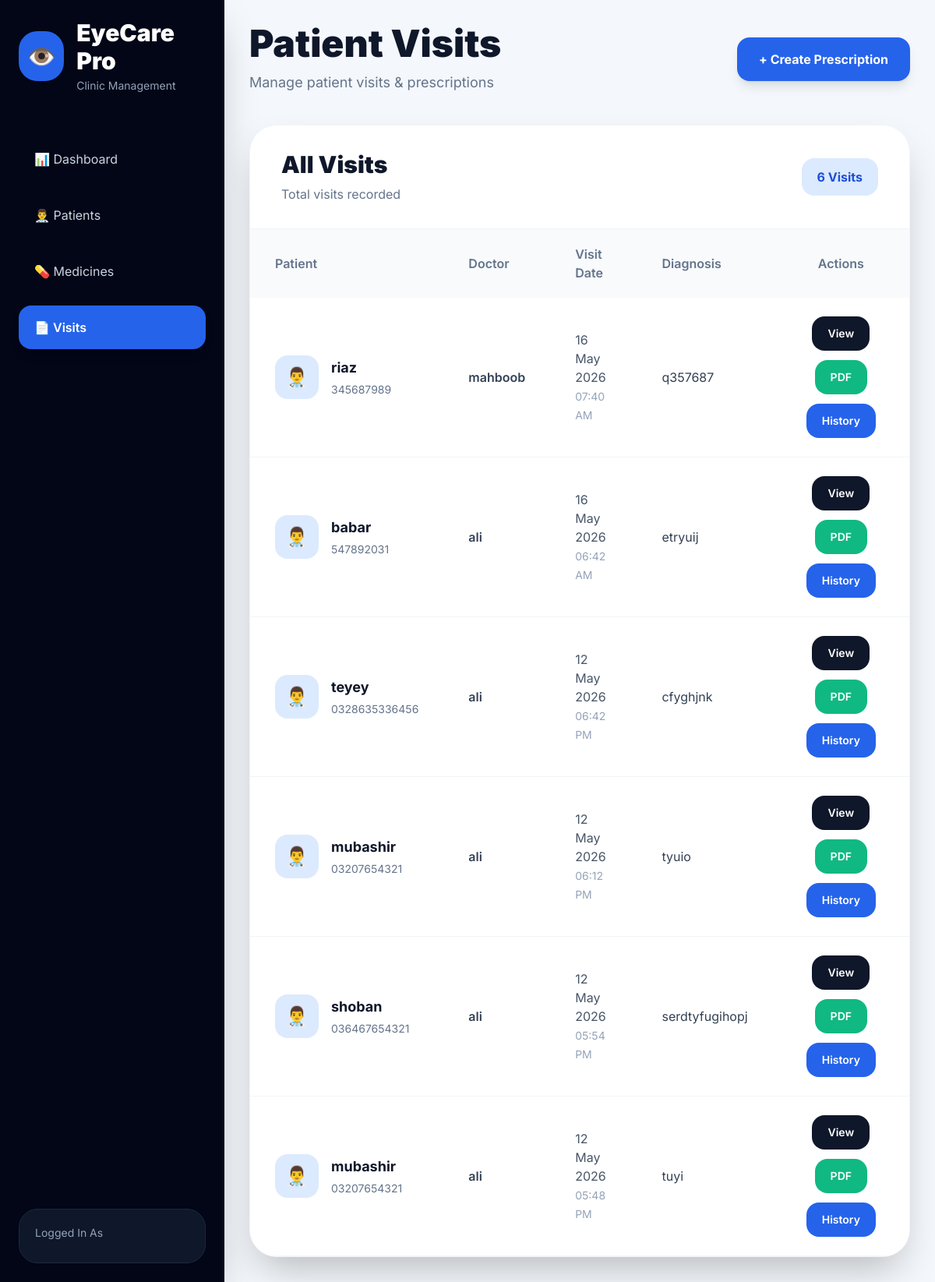
/prescriptions/visits/, run on the app's committed database.
### prescriptions/models.py (models this page shows, shortened)
class Visit(models.Model):
    patient = models.ForeignKey(
        Patient,
        on_delete=models.CASCADE,
        related_name='visits'
    )
    doctor = models.ForeignKey(
        User,
        on_delete=models.SET_NULL,
        null=True,
        blank=True
    )
    complaints = models.TextField(
        blank=True,
        null=True
    )
    diagnosis = models.TextField(
        blank=True,
        null=True
    )
    notes = models.TextField(
        blank=True,
        null=True
    )
    visit_date = models.DateTimeField(
        auto_now_add=True
    )

### patients/models.py (models this page shows, shortened)
class Patient(models.Model):
    GENDER_CHOICES = (
        ('Male', 'Male'),
        ('Female', 'Female'),
    )
    name = models.CharField(
        max_length=200
    )
    phone = models.CharField(
        max_length=20,
        unique=True
    )
    age = models.PositiveIntegerField()
    gender = models.CharField(
        max_length=10,
        choices=GENDER_CHOICES
    )
    address = models.TextField(
        blank=True,
        null=True
    )
    eye_notes = models.TextField(
        blank=True,
        null=True
    )
    created_at = models.DateTimeField(
        auto_now_add=True
    )
    updated_at = models.DateTimeField(
        auto_now=True
    )

### prescriptions/views.py (the view)
def visit_list(request):
    visits = Visit.objects.all().order_by('-id')
    context = {
        'visits': visits
    }
    return render(
        request,
        'visit_list.html',
        context
    )

### Userclinic/context_processors.py (called while the page is built)
def user_role(request):
    role = ''
    try:
        if request.user.is_authenticated:
            role = request.user.profile.role
    except Exception:
        role = ''
    return {
        'user_role': role,
        'is_admin': role == 'ADMIN',
        'is_consultant': role == 'CONSULTANT',
    }

### templates/visit_list.html (shortened to what this page needs)
<!DOCTYPE html>
<html lang="en">
<head>
    <script src="https://cdn.tailwindcss.com"></script>
</head>
<body>
<div class="flex min-h-screen">
    <aside class="w-72 bg-slate-950 text-white p-6 flex flex-col justify-between shadow-2xl">
        <div>
            <div class="mb-14">
                <div class="flex items-center gap-4">
                    <div class="w-16 h-16 rounded-3xl bg-blue-600 flex items-center justify-center text-3xl">
                        👁️
                    </div>
                    <div>
                        <h1 class="text-3xl font-black">
                            EyeCare Pro
                        </h1>
                        <p class="text-slate-400 text-sm mt-1">
                            Clinic Management
                        </p>
                    </div>
                </div>
            </div>
            <nav class="space-y-4">
                <a href="{% url 'dashboard' %}"
                   class="flex items-center gap-4 hover:bg-slate-900 px-5 py-4 rounded-2xl text-slate-300 smooth">
                    📊 Dashboard
                </a>
                <a href="{% url 'patient_list' %}"
                   class="flex items-center gap-4 hover:bg-slate-900 px-5 py-4 rounded-2xl text-slate-300 smooth">
                    👨‍⚕️ Patients
                </a>
                <a href="{% url 'medicine_list' %}"
                   class="flex items-center gap-4 hover:bg-slate-900 px-5 py-4 rounded-2xl text-slate-300 smooth">
                    💊 Medicines
                </a>
                <a href="{% url 'visit_list' %}"
                   class="flex items-center gap-4 bg-blue-600 px-5 py-4 rounded-2xl text-white font-semibold shadow-lg">
                    📄 Visits
                </a>
            </nav>
        </div>
        <div class="bg-slate-900 rounded-3xl p-5 border border-slate-800">
            <p class="text-slate-400 text-sm">
                Logged In As
            </p>
        </div>
    </aside>
    <main class="flex-1 p-8 overflow-y-auto">
        <div class="flex justify-between items-center mb-10">
            <div>
                <h1 class="text-5xl font-black text-slate-900">
                    Patient Visits
                </h1>
                <p class="text-slate-500 mt-3 text-lg">
                    Manage patient visits & prescriptions
                </p>
            </div>
            <a href="{% url 'create_prescription' %}"
               class="bg-blue-600 hover:bg-blue-700 smooth text-white px-7 py-4 rounded-2xl font-bold shadow-lg">
                + Create Prescription
            </a>
        </div>
        <div class="bg-white rounded-[35px] shadow-2xl border border-slate-100 overflow-hidden">
            <div class="flex justify-between items-center px-10 py-8 border-b border-slate-100">
                <div>
                    <h2 class="text-3xl font-black text-slate-900">
                        All Visits
                    </h2>
                    <p class="text-slate-500 mt-2">
                        Total visits recorded
                    </p>
                </div>
                <div class="bg-blue-100 text-blue-700 px-5 py-3 rounded-2xl font-bold">
                    {{ visits.count }} Visits
                </div>
            </div>
            <div class="overflow-x-auto">
                <table class="w-full">
                    <thead class="bg-slate-50">
                        <tr>
                            <th class="text-left px-8 py-5 text-slate-500 font-semibold">
                                Patient
                            </th>
                            <th class="text-left px-8 py-5 text-slate-500 font-semibold">
                                Doctor
                            </th>
                            <th class="text-left px-8 py-5 text-slate-500 font-semibold">
                                Visit Date
                            </th>
                            <th class="text-left px-8 py-5 text-slate-500 font-semibold">
                                Diagnosis
                            </th>
                            <th class="text-center px-8 py-5 text-slate-500 font-semibold">
                                Actions
                            </th>
                        </tr>
                    </thead>
                    <tbody>
                        {% for visit in visits %}
                        <tr class="border-b border-slate-100 hover:bg-slate-50 smooth">
                            <td class="px-8 py-6">
                                <div class="flex items-center gap-4">
                                    <div class="w-14 h-14 rounded-2xl bg-blue-100 flex items-center justify-center text-2xl">
                                        👨‍⚕️
                                    </div>
                                    <div>
                                        <h3 class="font-bold text-slate-900 text-lg">
                                            {{ visit.patient.name }}
                                        </h3>
                                        <p class="text-sm text-slate-500 mt-1">
                                            {{ visit.patient.phone }}
                                        </p>
                                    </div>
                                </div>
                            </td>
                            <td class="px-8 py-6 text-slate-700 font-semibold">
                                {{ visit.doctor.username }}
                            </td>
                            <td class="px-8 py-6 text-slate-600">
                                {{ visit.visit_date|date:"d M Y" }}
                                <br>
                                <span class="text-sm text-slate-400">
                                    {{ visit.visit_date|time:"h:i A" }}
                                </span>
                            </td>
                            <td class="px-8 py-6">
                                <div class="max-w-xs truncate text-slate-700">
                                    {{ visit.diagnosis|default:"No Diagnosis" }}
                                </div>
                            </td>
                            <td class="px-8 py-6">
                                <div class="flex items-center justify-center gap-3 flex-wrap">
                                    <a href="{% url 'prescription_detail' visit.prescription.id %}"
                                       class="bg-slate-900 hover:bg-black text-white px-5 py-3 rounded-2xl text-sm font-semibold smooth">
                                        View
                                    </a>
                                    <a href="{% url 'prescription_pdf' visit.prescription.id %}"
                                       class="bg-emerald-500 hover:bg-emerald-600 text-white px-5 py-3 rounded-2xl text-sm font-semibold smooth">
                                        PDF
                                    </a>
                                    <a href="{% url 'patient_history' visit.patient.id %}"
                                       class="bg-blue-600 hover:bg-blue-700 text-white px-5 py-3 rounded-2xl text-sm font-semibold smooth">
                                        History
                                    </a>
                                </div>
                            </td>
                        </tr>
                        {% endfor %}
                    </tbody>
                </table>
            </div>
        </div>
    </main>
</div>
</body>
</html>

### templates/visit_list.html (style rules this page uses)
body { font-family: 'Inter', sans-serif; background: #f4f7fb; }
.smooth { transition: all 0.3s ease; }

### data on the page
Visit: patient.name "riaz", patient.phone "345687989", doctor.username "mahboob", visit_date "16 May 2026", visit_date "07:40 AM", diagnosis "q357687"
Visit: patient.name "babar", patient.phone "547892031", doctor.username "ali", visit_date "16 May 2026", visit_date "06:42 AM", diagnosis "etryuij"
Visit: patient.name "teyey", patient.phone "0328635336456", doctor.username "ali", visit_date "12 May 2026", visit_date "06:42 PM", diagnosis "cfyghjnk"
Visit: patient.name "mubashir", patient.phone "03207654321", doctor.username "ali", visit_date "12 May 2026", visit_date "06:12 PM", diagnosis "tyuio"
Visit: patient.name "shoban", patient.phone "036467654321", doctor.username "ali", visit_date "12 May 2026", visit_date "05:54 PM", diagnosis "serdtyfugihopj"
Visit: patient.name "mubashir", patient.phone "03207654321", doctor.username "ali", visit_date "12 May 2026", visit_date "05:48 PM", diagnosis "tuyi"

### other printed values
{{ visits.count }} "6"
